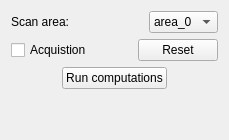
              <widget class="QWidget" name="tab">
               <attribute name="title">
                <string>Bone scan</string>
               </attribute>
               <layout class="QVBoxLayout" name="verticalLayout_15">
                <item>
                 <layout class="QHBoxLayout" name="horizontalLayout_17">
                  <item>
                   <widget class="QLabel" name="label_12">
                    <property name="text">
                     <string>Scan area:</string>
                    </property>
                   </widget>
                  </item>
                  <item>
                   <spacer name="horizontalSpacer_15">
                    <property name="orientation">
                     <enum>Qt::Horizontal</enum>
                    </property>
                    <property name="sizeHint" stdset="0">
                     <size>
                      <width>40</width>
                      <height>20</height>
                     </size>
                    </property>
                   </spacer>
                  </item>
                  <item>
                   <widget class="QComboBox" name="comboBox_BoneScan_area">
                    <item>
                     <property name="text">
                      <string>area_0</string>
                     </property>
                    </item>
                    <item>
                     <property name="text">
                      <string>area_1</string>
                     </property>
                    </item>
                    <item>
                     <property name="text">
                      <string>area_2</string>
                     </property>
                    </item>
                   </widget>
                  </item>
                 </layout>
                </item>
                <item>
                 <layout class="QHBoxLayout" name="horizontalLayout_18">
                  <item>
                   <widget class="QCheckBox" name="checkBox_BoneScan_acq">
                    <property name="text">
                     <string>Acquistion</string>
                    </property>
                   </widget>
                  </item>
                  <item>
                   <spacer name="horizontalSpacer_16">
                    <property name="orientation">
                     <enum>Qt::Horizontal</enum>
                    </property>
                    <property name="sizeHint" stdset="0">
                     <size>
                      <width>40</width>
                      <height>20</height>
                     </size>
                    </property>
                   </spacer>
                  </item>
                  <item>
                   <widget class="QPushButton" name="pushButton_BoneScan_reset">
                    <property name="text">
                     <string>Reset</string>
                    </property>
                   </widget>
                  </item>
                 </layout>
                </item>
                <item>
                 <layout class="QHBoxLayout" name="horizontalLayout_28">
                  <item>
                   <spacer name="horizontalSpacer_17">
                    <property name="orientation">
                     <enum>Qt::Horizontal</enum>
                    </property>
                    <property name="sizeHint" stdset="0">
                     <size>
                      <width>40</width>
                      <height>20</height>
                     </size>
                    </property>
                   </spacer>
                  </item>
                  <item>
                   <widget class="QPushButton" name="pushButton_BoneScan_run">
                    <property name="text">
                     <string>Run computations</string>
                    </property>
                   </widget>
                  </item>
                  <item>
                   <spacer name="horizontalSpacer_22">
                    <property name="orientation">
                     <enum>Qt::Horizontal</enum>
                    </property>
                    <property name="sizeHint" stdset="0">
                     <size>
                      <width>40</width>
                      <height>20</height>
                     </size>
                    </property>
                   </spacer>
                  </item>
                 </layout>
                </item>
                <item>
                 <spacer name="verticalSpacer_5">
                  <property name="orientation">
                   <enum>Qt::Vertical</enum>
                  </property>
                  <property name="sizeHint" stdset="0">
                   <size>
                    <width>20</width>
                    <height>40</height>
                   </size>
                  </property>
                 </spacer>
                </item>
               </layout>
              </widget>
